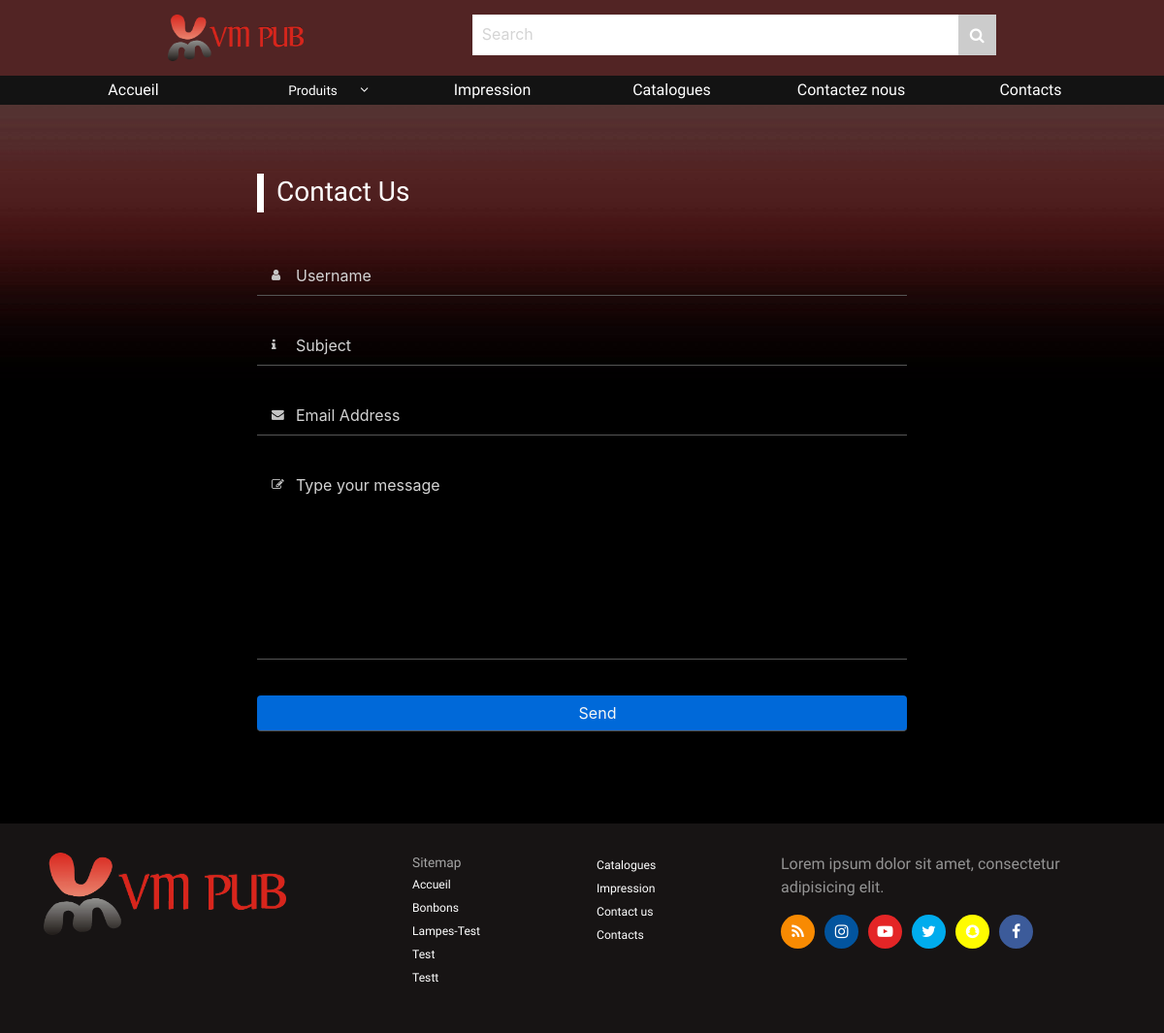
/contactez-nous/, run on an earlier commit of the app's database.
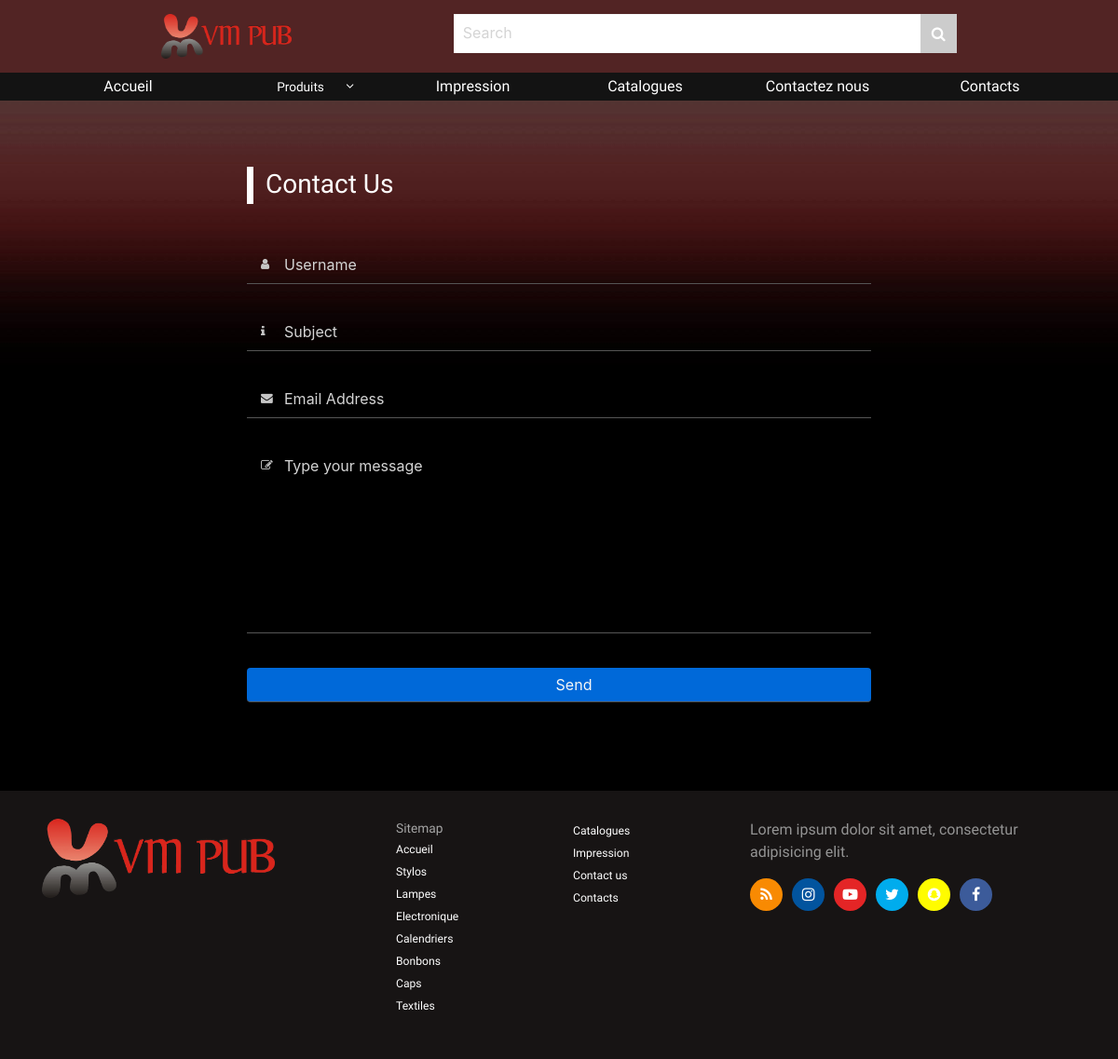
And on a later commit of the database.
### main/models.py (models this page shows, shortened)
class Category(models.Model):
    name = models.CharField(null=False, max_length=50)
    photo = models.FileField(null=False, upload_to=settings.MEDIA_ROOT+'/categories/')

### main/views.py (the view, shortened to what this page needs)
# urls.py: url(r'contactez-nous/', ContactUsView.as_view(), name='contact'),
class ContactUsView(View):
    template_name = 'main/contact.html'
    def get(self, request):
        context = {'categories': get_categories(), 'news': get_news()}
        return render(request, 'main/contact.html', context)

### main/context_processors.py (called while the page is built)
def get_category_menu(request):
    cat_names = []
    categories = Category.objects.all()
    for category in categories:
        cat_names.append(category.name)
    return {
        'categories': cat_names,
        'impressions': Impression.objects.all(),
        'catalogs': Catalog.objects.all(),
    }

### main/templatetags/url_mods.py (called while the page is built)
@register.filter(name='space_to_dash')
def space_to_dash(value):
  return value.replace(' ', '-')

### main/views.py (called while the page is built)
def get_news():
    news = []
    hot_news = HotNew.objects.all()
    if hot_news:
        for n in hot_news:
            news.append(n.news)
    return news

def get_categories():
    cat_names = []
    categories = Category.objects.all()
    for category in categories:
        cat_names.append(category.name)
    categories_names = []
    for name in cat_names:
        categories_names.append(re.sub('\s+', '-', name))
    return categories_names

### main/templates/main/contact.html (shortened to what this page needs)
{% extends 'main/base.html' %}
{% block content %}
    <div class='global-icon'></div>
    <div class='contact-form'>
        <div class='container'>
            <h3 class='special-header contacthead'> Contact Us
            </h3>
            <form id="contact" action="{% url 'main:contact' %}" method="POST">
                <div class='form-group'>
                    <input type='text' name="name" placeholder='Username' class='' />
                    <i class='fa fa-user'></i>
                </div>
                <div class='form-group'>
                    <input type='text' name="subject" placeholder='Subject' class='' />
                    <i class='fa fa-info'></i>
                </div>
                <div class='form-group'>
                    <input type='email' name="email" placeholder='Email Address' class='' />
                    <i class='fa fa-envelope'></i>
                </div>
                <div class='form-group'>
                    <textarea class='textarea'  form="contact" name="message" id="message" placeholder="Type your message"></textarea>
                    <i class='fa fa-edit'></i>
                </div>
                <input type="submit" value="Send" class='form-control btn btn-primary' />
            </form>
        </div>
    </div>
{% endblock %}

### main/templates/main/footer.html (shortened to what this page needs)
{% load static %}
{% block footer %}
    <div class='footer'>
        <div class='container'>
            <div class='row'>
                <div class='col-md-4'>
                    <a href='#' target="_blank"><img src='{% static 'main/images/gif.gif' %}' alt='logo' class='img-fluid flogo' /></a>
                </div>
                <div class='col-md-4'>
                    <ul class='sitemap list-unstyled row'>
                        <div class='col-6'>
                            <li>
                                Sitemap
                            </li>
                            <li class="active">
                                <a href="{% url 'main:home' %}">Accueil <span class="sr-only">(current)</span></a>
                            </li>
                            {% for cat in categories %}
                            <li>
                                <a href="{% url 'main:categories' cat_name=cat %}">{{ cat|title }}</a>
                            </li>
                            {% endfor %}
                        </div>
                        <div class='col-6'>
                            <li>
                                <a href="{% url 'main:catalog' %}">Catalogues</a>
                            </li>
							 <li>
                                <a href="{% url 'main:impression' %}">Impression</a>
                            </li>
                            <li>
                                <a href="{% url 'main:contact' %}">Contact us</a>
                            </li>
                            <li>
                                <a href="{% url 'main:details' %}">Contacts</a>
                            </li>
                        </div>
                    </ul>
                </div>
                <div class='col-md-4'>
                    <div class='footer-brand'>
                        <p>Lorem ipsum dolor sit amet, consectetur adipisicing elit.</p>
                        <ul class='footer-media list-unstyled'>
                            <li><i class='fa fa-rss'></i></li>
                            <li><i class='fa fa-instagram'></i></li>
                            <li><i class='fa fa-youtube-play'></i></li>
                            <li><i class='fa fa-twitter'></i></li>
                            <li><i class='fa fa-snapchat'></i></li>
                            <li><i class='fa fa-facebook'></i></li>
                        </ul>
                    </div>
                </div>
            </div>
        </div>
    </div>
{% endblock %}

What changed in the data, as far as the page shows it:
removed Category: categories "Test"
removed Category: categories "Testt"
added Category: categories "Stylos"
added Category: categories "Lampes"
added Category: categories "Electronique"
added Category: categories "Calendriers"
added Category: categories "Caps"
added Category: categories "Textiles"
Also different on the page:
list line gone: "Lampes-Test"
